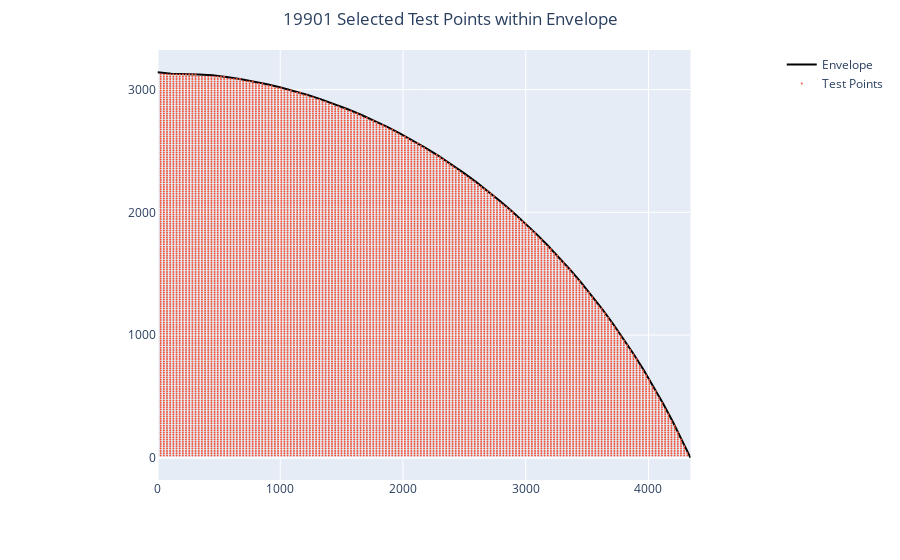

Source (notebook cell):
### Markdown cell above
## Huge Sample (20,000 pts)

### Code cell
huge_sample = get_sample_points(envelope_df, min_distance=0, lin_density=169)
plot_sample_points(envelope_df, pd.DataFrame(huge_sample))

### Figure 1 — Plotly figure (JSON) as saved in the notebook; plotly's stock layout.template omitted (floating-point values rounded to 4 significant figures; data arrays with more than 128 entries replaced by an {"elided": "..."} marker saying what was removed)
{"data": [{"line": {"color": "black"}, "mode": "lines", "name": "Envelope", "type": "scatter", "x": [4342.0, 4270.0, 4195.0, 4119.0, 4041.0, 3961.0, 3880.0, 3797.0, 3712.0, 3626.0, 3539.0, 3450.0, 3360.0, 3268.0, 3176.0, 3082.0, 2986.0, 2890.0, 2792.0, 2694.0, 2594.0, 2494.0, 2392.0, 2290.0, 2186.0, 2082.0, 1977.0, 1872.0, 1765.0, 1658.0, 1551.0, 1442.0, 1333.0, 1224.0, 1114.0, 1004.0, 893.5, 782.6, 671.3, 559.8, 448.1, 335.6, 223.6, 111.7, 1.924e-13], "y": [0.0, 152.5, 300.0, 442.8, 581.0, 714.6, 844.0, 969.1, 1090.0, 1207.0, 1320.0, 1429.0, 1534.0, 1636.0, 1734.0, 1828.0, 1919.0, 2007.0, 2090.0, 2171.0, 2248.0, 2322.0, 2392.0, 2459.0, 2523.0, 2584.0, 2641.0, 2696.0, 2747.0, 2795.0, 2840.0, 2881.0, 2920.0, 2955.0, 2988.0, 3017.0, 3043.0, 3066.0, 3086.0, 3103.0, 3117.0, 3122.0, 3126.0, 3129.0, 3141.0]}, {"marker": {"size": 2}, "mode": "markers", "name": "Test Points", "type": "scatter", "x": {"elided": "19901 float values"}, "y": {"elided": "19901 float values"}}], "layout": {"margin": {"t": 50}, "title": {"text": "19901 Selected Test Points within Envelope", "x": 0.5}, "xaxis": {"constrain": "domain", "range": [0, 4342.0]}, "yaxis": {"dtick": 1000, "scaleanchor": "x", "scaleratio": 1}}}
